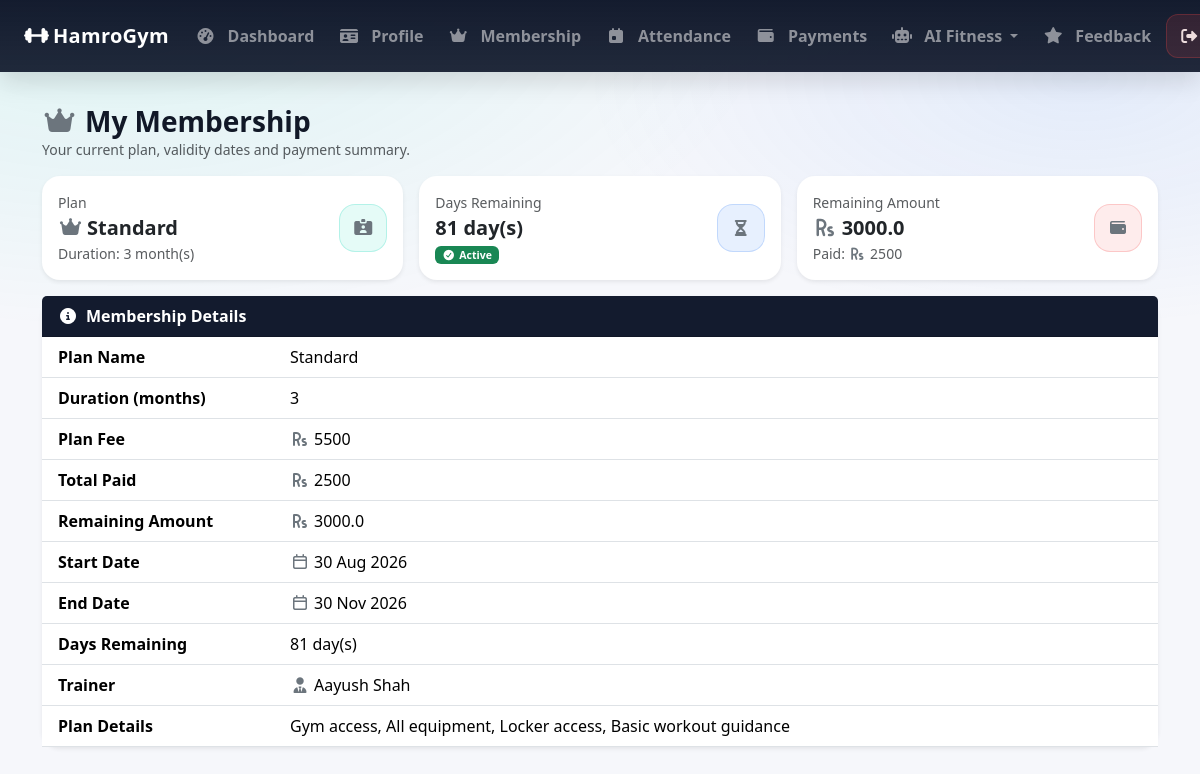
The app's page /member_membership/ (signed in) with its own data.
### GymApp/models.py (models this page shows, shortened)
class MemberProfile(models.Model):
    GENDER_CHOICES = (
        ('MALE', 'Male'),
        ('FEMALE', 'Female'),
        ('OTHER', 'Other'),
    )
    user = models.OneToOneField(settings.AUTH_USER_MODEL, on_delete=models.CASCADE, related_name='member_profile')
    full_name = models.CharField(max_length=100)
    mobile = models.CharField(max_length=15)
    age = models.PositiveIntegerField(null=True, blank=True)
    gender = models.CharField(max_length=10, choices=GENDER_CHOICES, null=True, blank=True)
    address = models.TextField(blank=True)
    join_date = models.DateField(default=timezone.now)
    plan = models.ForeignKey(MembershipPlan,
                             on_delete=models.SET_NULL, # If plan is deleted, set to null
                             null=True, blank=True,
                             related_name='members'
                             )
    trainer = models.ForeignKey(
        Trainer,
        on_delete=models.SET_NULL,  # If trainer is deleted, set to null
        null=True, blank=True,
        related_name='members' # access members via trainer.members
    )
    membership_start = models.DateField(null=True, blank=True)
    membership_end = models.DateField(null=True, blank=True)
    is_membership_active = models.BooleanField(default=True)

class MembershipPlan(models.Model):
    name = models.CharField(max_length=100)
    duration_months = models.PositiveIntegerField()
    fee = models.PositiveIntegerField()
    description = models.TextField(blank=True)

class Trainer(models.Model):
    name = models.CharField(max_length=100)
    mobile = models.CharField(max_length=15)
    specialization = models.CharField(max_length=200)
    shift_timing = models.CharField(max_length=200)

### GymApp/views.py (the view)
# urls.py: path('member_membership/', member_membership, name='member_membership'),
@member_required
def member_membership(request):
    member = request.user.member_profile
    days_remaining = None
    total_paid = 0
    remaining = None
    membership_status = "No Active Membership"
    if member.membership_end:
        days_remaining = (
            member.membership_end - timezone.now().date()
        ).days
        if days_remaining < 0:
            days_remaining = 0
            membership_status = "Membership Ended"
        else:
            membership_status = 'Active'
    if member.plan:
        agg = Payment.objects.filter(
            member=member,
            plan = member.plan,
            status = 'PAID',
        ).aggregate(total=Sum('amount'))
        total_paid = agg['total'] or 0
        if member.plan.fee:
            remaining = float(member.plan.fee) - float(total_paid)
    context = {
        'member': member,
        'membership_status': membership_status,
        'days_remaining': days_remaining,
        'total_paid' : total_paid,
        'remaining': remaining,
    }
    return render(request, 'member_membership.html', context)

### GymApp/templates/member_membership.html (shortened to what this page needs)
{% extends 'base.html' %}
{% block content %}
<div class="d-flex flex-wrap justify-content-between align-items-center gap-2 mb-3">
    <div>
        <h3 class="mb-0 fw-bold">
            <i class="fa-solid fa-crown me-2 text-secondary"></i>My Membership
        </h3>
        <div class="text-muted small">Your current plan, validity dates and payment summary.</div>
    </div>
</div>
{% if member.plan %}
    <div class="row g-3 mb-3">
        <div class="col-12 col-md-4">
            <div class="card border-0 shadow-sm h-100" style="border-radius:18px;">
                <div class="card-body">
                    <div class="d-flex justify-content-between align-items-center">
                        <div>
                            <div class="text-muted small">Plan</div>
                            <div class="fw-bold fs-5">
                                <i class="fa-solid fa-crown me-1 text-secondary"></i>{{ member.plan.name }}
                            </div>
                            <div class="small text-muted">
                                Duration: {{ member.plan.duration_months }} month(s)
                            </div>
                        </div>
                        <div class="d-inline-flex align-items-center justify-content-center"
                             style="width:48px;height:48px;border-radius:16px;background:rgba(0,209,178,.10);border:1px solid rgba(0,209,178,.22);">
                            <i class="fa-solid fa-id-card-clip text-secondary"></i>
                        </div>
                    </div>
                </div>
            </div>
        </div>
        <div class="col-12 col-md-4">
            <div class="card border-0 shadow-sm h-100" style="border-radius:18px;">
                <div class="card-body">
                    <div class="d-flex justify-content-between align-items-center">
                        <div>
                            <div class="text-muted small">Days Remaining</div>
                            <div class="fw-bold fs-5">
                                {% if days_remaining is not None %}
                                    {{ days_remaining }} day(s)
                                {% else %}
                                    -
                                {% endif %}
                            </div>
                            <div class="small">
                                {% if days_remaining is not None %}
                                    {% if days_remaining > 0 %}
                                        <span class="badge text-bg-success">
                                            <i class="fa-solid fa-circle-check me-1"></i>Active
                                        </span>
                                    {% elif days_remaining == 0 %}
                                        <span class="badge text-bg-warning">
                                            <i class="fa-solid fa-triangle-exclamation me-1"></i>Expires Today
                                        </span>
                                    {% else %}
                                        <span class="badge text-bg-danger">
                                            <i class="fa-solid fa-circle-xmark me-1"></i>Expired
                                        </span>
                                    {% endif %}
                                {% else %}
                                    <span class="badge text-bg-secondary">
                                        <i class="fa-solid fa-circle-info me-1"></i>Not Set
                                    </span>
                                {% endif %}
                            </div>
                        </div>
                        <div class="d-inline-flex align-items-center justify-content-center"
                             style="width:48px;height:48px;border-radius:16px;background:rgba(59,130,246,.12);border:1px solid rgba(59,130,246,.22);">
                            <i class="fa-solid fa-hourglass-half text-secondary"></i>
                        </div>
                    </div>
                </div>
            </div>
        </div>
        <div class="col-12 col-md-4">
            <div class="card border-0 shadow-sm h-100" style="border-radius:18px;">
                <div class="card-body">
                    <div class="d-flex justify-content-between align-items-center">
                        <div>
                            <div class="text-muted small">Remaining Amount</div>
                            <div class="fw-bold fs-5">
                                {% if remaining is not None %}
                                    <i class="fa-solid fa-rupee-sign me-1 text-secondary"></i>{{ remaining }}
                                {% else %}
                                    -
                                {% endif %}
                            </div>
                            <div class="small text-muted">
                                Paid: <i class="fa-solid fa-rupee-sign me-1 text-secondary"></i>{{ total_paid }}
                            </div>
                        </div>
                        <div class="d-inline-flex align-items-center justify-content-center"
                             style="width:48px;height:48px;border-radius:16px;background:rgba(239,68,68,.10);border:1px solid rgba(239,68,68,.22);">
                            <i class="fa-solid fa-wallet text-secondary"></i>
                        </div>
                    </div>
                </div>
            </div>
        </div>
    </div>
    <div class="card border-0 shadow-sm" style="border-radius:18px;">
        <div class="card-header" style="background: rgba(15,23,42,.98); color:#fff;">
            <div class="fw-bold">
                <i class="fa-solid fa-circle-info me-2"></i>Membership Details
            </div>
        </div>
        <div class="card-body p-0">
            <div class="table-responsive">
                <table class="table mb-0 align-middle">
                    <tbody>
                        <tr>
                            <th class="ps-3" style="width:240px;">Plan Name</th>
                            <td class="pe-3">{{ member.plan.name }}</td>
                        </tr>
                        <tr>
                            <th class="ps-3">Duration (months)</th>
                            <td class="pe-3">{{ member.plan.duration_months }}</td>
                        </tr>
                        <tr>
                            <th class="ps-3">Plan Fee</th>
                            <td class="pe-3">
                                <i class="fa-solid fa-rupee-sign me-1 text-secondary"></i>{{ member.plan.fee }}
                            </td>
                        </tr>
                        <tr>
                            <th class="ps-3">Total Paid</th>
                            <td class="pe-3">
                                <i class="fa-solid fa-rupee-sign me-1 text-secondary"></i>{{ total_paid }}
                            </td>
                        </tr>
                        <tr>
                            <th class="ps-3">Remaining Amount</th>
                            <td class="pe-3">
                                {% if remaining is not None %}
                                    <i class="fa-solid fa-rupee-sign me-1 text-secondary"></i>{{ remaining }}
                                {% else %}
                                    -
                                {% endif %}
                            </td>
                        </tr>
                        <tr>
                            <th class="ps-3">Start Date</th>
                            <td class="pe-3">
                                {% if member.membership_start %}
                                    <i class="fa-regular fa-calendar me-1 text-secondary"></i>{{ member.membership_start|date:"d M Y" }}
                                {% else %}
                                    -
                                {% endif %}
                            </td>
                        </tr>
                        <tr>
                            <th class="ps-3">End Date</th>
                            <td class="pe-3">
                                {% if member.membership_end %}
                                    <i class="fa-regular fa-calendar me-1 text-secondary"></i>{{ member.membership_end|date:"d M Y" }}
                                {% else %}
                                    -
                                {% endif %}
                            </td>
                        </tr>
                        <tr>
                            <th class="ps-3">Days Remaining</th>
                            <td class="pe-3">
                                {% if days_remaining is not None %}
                                    {{ days_remaining }} day(s)
                                {% else %}
                                    -
                                {% endif %}
                            </td>
                        </tr>
                        <tr>
                            <th class="ps-3">Trainer</th>
                            <td class="pe-3">
                                {% if member.trainer %}
                                    <i class="fa-solid fa-user-tie me-1 text-secondary"></i>{{ member.trainer.name }}
                                {% else %}
                                    <span class="text-muted">Not Assigned</span>
                                {% endif %}
                            </td>
                        </tr>
                        <tr>
                            <th class="ps-3">Plan Details</th>
                            <td class="pe-3">
                                {% if member.plan.description %}
                                    <div style="white-space:pre-line;">{{ member.plan.description }}</div>
                                {% else %}
                                    -
                                {% endif %}
                            </td>
                        </tr>
                    </tbody>
                </table>
            </div>
        </div>
    </div>
{% endif %}
{% endblock %}

### GymApp/templates/base.html (style rules this page uses)
:root { --brand: #00d1b2; --dark-2: #0f172a; --card: #ffffff; --muted: #6b7280; }
html { margin: 0; padding: 0; }
body { margin: 0 !important; padding: 0 !important; background: radial-gradient( 1200px 600px at 10% 0%, rgba(0, 209, 178, 0.1), transparent 55% ), radial-gradient( 900px 450px at 90% 10%, rgba(59, 130, 246, 0.1), transparent 55% ), #f6f7fb; color: #111827; }

### records on screen
MemberProfile: plan.name "Standard", plan.duration_months "3", plan.fee "5500", membership_start "30 Aug 2026", membership_end "30 Nov 2026", trainer.name "Aayush Shah", plan.description "Gym access, All equipment, Locker access, Basic workout guidance"

### other values on screen
{{ days_remaining }} "81"
{{ remaining }} "3000.0"
{{ total_paid }} "2500"
